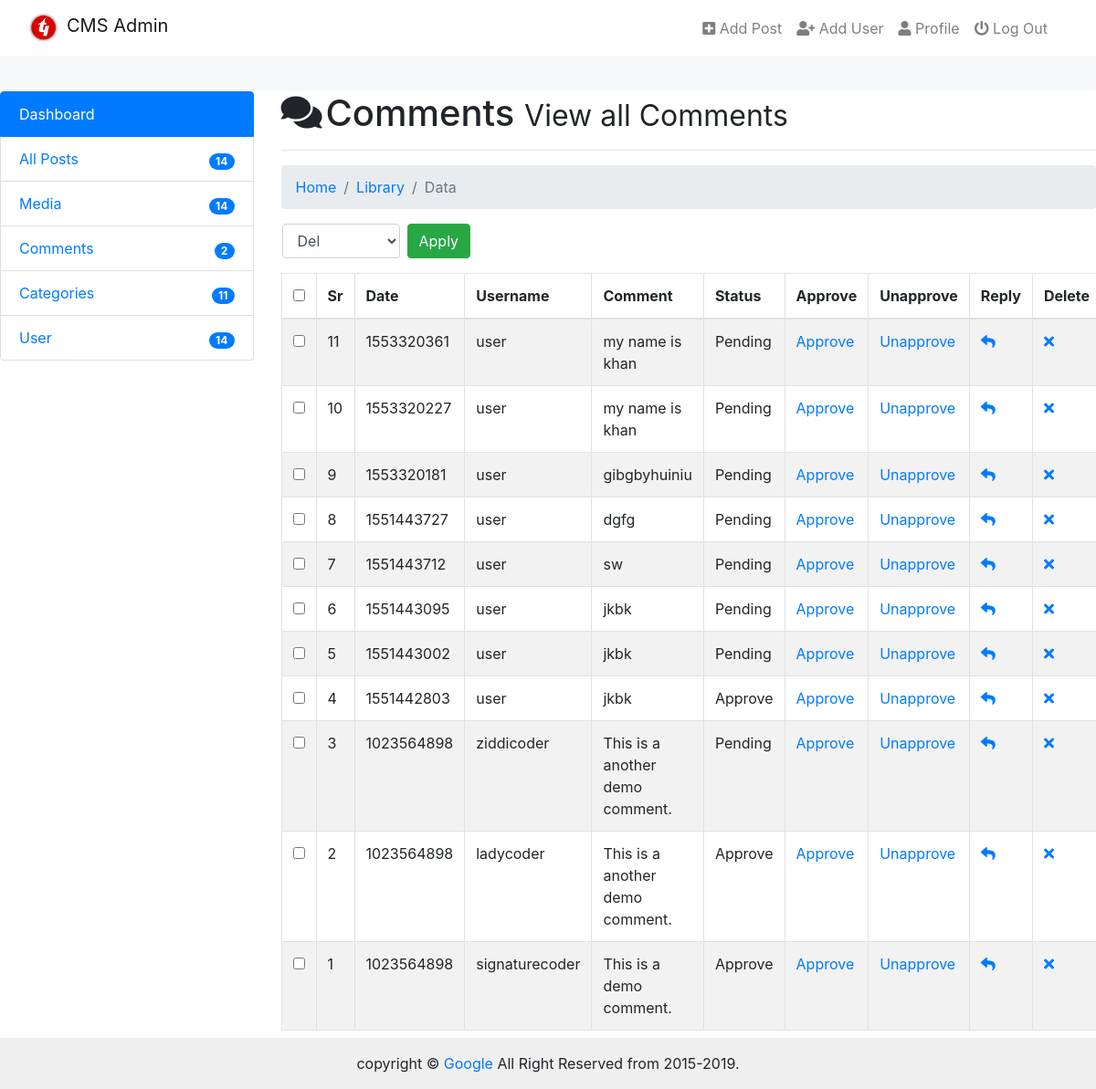
/admin/admin_comment.php (signed in), run on an earlier commit of the app's database.
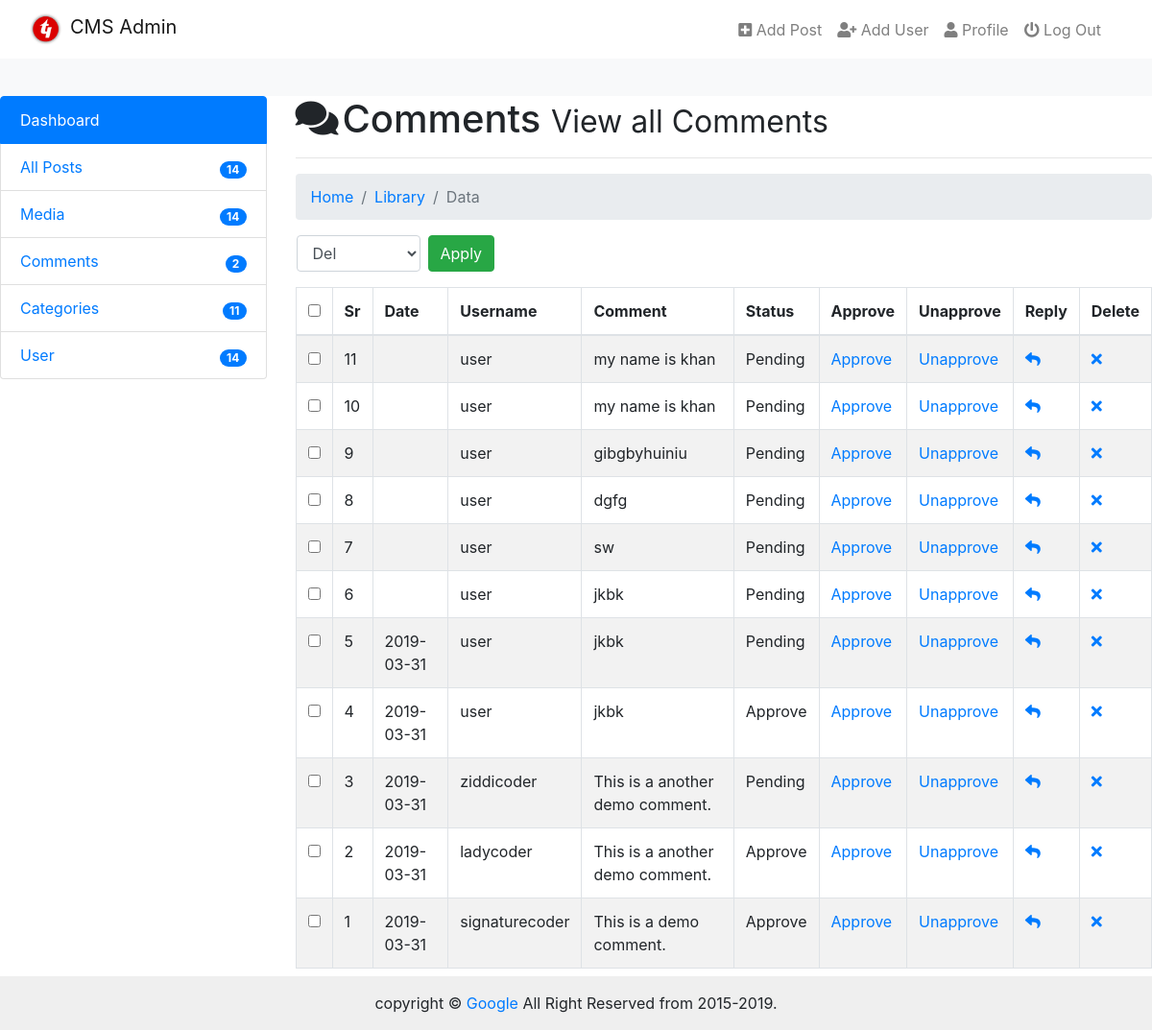
And on a later commit of the database.
### tables this page shows
CREATE TABLE IF NOT EXISTS `comments` (
  `id` int(11) NOT NULL AUTO_INCREMENT,
  `date` date DEFAULT NULL,
  `name` varchar(255) NOT NULL,
  `username` varchar(255) NOT NULL,
  `post_id` int(11) NOT NULL,
  `email` varchar(255) NOT NULL,
  `website` varchar(255) NOT NULL,
  `image` varchar(255) NOT NULL,
  `comment` text NOT NULL,
  `status` varchar(255) NOT NULL,
  PRIMARY KEY (`id`)
);

### admin/admin_comment.php (the view, shortened to what this page needs)
<?php require_once('includes/header.php');
?>
</head>
<body>
    <?php require_once('includes/navbar.php');?>
    <div class="cointainer-fluid">
        <div class="row">
           <div class="col-md-3">
            <?php require_once('includes/sidebar.php');?>
            </div>
            <div class="col-md-9">
                <h1><i class="fas fa-comments mr-1"></i>Comments <small>View all Comments</small></h1><hr>
                <nav aria-label="breadcrumb">
                  <ol class="breadcrumb">
                    <li class="breadcrumb-item"><a href="#">Home</a></li>
                    <li class="breadcrumb-item"><a href="#">Library</a></li>
                    <li class="breadcrumb-item active" aria-current="page">Data</li>
                  </ol>
                </nav>
                      <?php
                           $query = "SELECT * FROM comments ORDER BY id DESC";
                           $run = mysqli_query($con, $query);
                           if(mysqli_num_rows($run) > 0){
                         ?>
                       <form action="" method="post">
                        <div class="row">
                            <div class="col-sm-8">
                                    <div class="row">
                                        <div class="col-xs-4">
                                            <div class="form-group ml-3">
                                                <select name="bulk-options" id="selectallboxes" class="form-control">
                                                    <option value="delete">Del</option>
                                                </select>
                                            </div>
                                        </div>
                                        <div class="col-xs-8 ml-2">
                                            <input type="submit" class="btn btn-success" value="Apply">
                                        </div>
                                 </div>
                            </div>
                        </div>
                        <table class="table table-bordered table-striped table-hover">
                            <thead>
                                <tr>
                                   <th><input type="checkbox" id="selectallboxes"></th>
                                    <th>Sr</th>
                                    <th>Date</th>
                                    <th>Username</th>
                                    <th>Comment</th>
                                    <th>Status</th>
                                    <th>Approve</th>
                                    <th>Unapprove</th>
                                    <th>Reply</th>
                                    <th>Delete</th>
                                </tr>
                            </thead>
                            <tbody>
                             <?php
                               while($row = mysqli_fetch_array($run)){
                                   $id = $row['id'];
                                   $username = $row['username'];
                                   $status = $row['status'];
                                   $comment = $row['comment'];
                                   $post_id = $row['post_id'];
                                   $date = $row['date'];
                                ?>
                                <tr>
                                    <td><input type="checkbox" class="checkboxes" name="checkboxes[]" value="<?php echo $id;?>"></td>
                                    <td><?php echo $id;?></td>
                                    <td><?php echo $date;?></td>
                                    <td><?php echo $username;?></td>
                                    <td><?php echo $comment;?></td>
                                    <td><?php echo ucfirst($status);?></td>
                                    <td><a href="admin_comment.php?Approve=<?php echo $id;?>">Approve</a></td>
                                    <td><a href="admin_comment.php?Unapprove=<?php echo $id;?>">Unapprove</a></td>
                                    <td><a href="admin_comment.php?Reply=<?php echo $post_id;?>"><i class="fas fa-reply"></i></a></td>
                                    <td><a href="admin_comment.php?del=<?php echo $id;?>"><i class="fa fa-times"></i></a></td>
                                </tr>
                                <?php }?>
                            </tbody>
                        </table>
                        <?php
                    }
                           else{
                               echo "<center><h2>NO USER AVAILABLE NOW</h2></center>";
                           }
                    ?>
                    </form>
            </div>
        </div>
    </div>
<?php require_once('includes/footer.php')?>

### admin/includes/header.php (shortened to what this page needs)
<!doctype html>
<html lang="en">
<head>
	<link rel="stylesheet" href="../fontawesome/css/all.css">
	<link rel="stylesheet" href="../css/bootstrap.min.css">
	<link rel="stylesheet" href="css/admin.css">

### admin/includes/navbar.php (shortened to what this page needs)
  <nav class="navbar navbar-expand-lg navbar-light bg-white fixed-top ">
    <div class="container">
      <a class="navbar-brand" href="../index.php">
       <div class="row">
         <div class="col-xs-4"> <img src="img/technoLogo1.png" alt="techno logo" width="35px"></div>
         <div class="col-xs-8 pl-2"> CMS Admin</div>
       </div>
     </a>
    <div class="collapse navbar-collapse" id="navbarSupportedContent">
      <ul class="navbar-nav ml-auto">
        <li class="nav-item">
          <a class="nav-link" href="admin_add_post.php"><i class="fa fa-plus-square"></i>  Add Post</a>
        </li>
        <li class="nav-item">
          <a class="nav-link" href="admin_add_user.php"><i class="fa fa-user-plus"></i> Add User</a>
        </li>
        <li class="nav-item">
          <a class="nav-link" href="admin_profile.php"><i class="fa fa-user"></i> Profile</a>
        </li>
        <li class="nav-item">
          <a class="nav-link" href="admin_logout.php"><i class="fa fa-power-off"></i> Log Out</a>
        </li>
      </ul>
    </div>
  </div>
</nav>

### admin/includes/sidebar.php
<ul class="list-group">
 <a href="index.php" class="list-group-item active">Dashboard</a>
  <a href="admin_post.php" class="list-group-item d-flex justify-content-between align-items-end">
    All Posts
    <span class="badge badge-primary badge-pill">14</span>
  </a>
  <a href="admin_media.php" class="list-group-item d-flex justify-content-between align-items-end">
    Media
    <span class="badge badge-primary badge-pill">14</span>
  </a>
  <a href="admin_comment.php"  class="list-group-item d-flex justify-content-between align-items-end">
    Comments
    <span class="badge badge-primary badge-pill">2</span>
  </a>
  <a href="admin_category.php"  class="list-group-item d-flex justify-content-between align-items-end">
    Categories
    <span class="badge badge-primary badge-pill">11</span>
  </a>
  <a href="admin_user.php"  class="list-group-item d-flex justify-content-between align-items-end">
    User
    <span class="badge badge-primary badge-pill">14</span>
  </a>
</ul>

### admin/includes/footer.php (shortened to what this page needs)
<footer>
  <div class="cointainer">
   copyright &copy; <a href="https://www.google.com/">Google</a> All Right Reserved from 2015-<?php echo date('Y')?>.
 </div>
</footer>
</body>
</html>

### admin/css/admin.css (style rules this page uses)
html { height: 100%; background: #f8f9fa; }
body { margin-top: 100px; position: relative; padding-bottom: 3rem; min-height: 100%; }
footer { position: absolute; right: 0; bottom: 0; left: 0; padding: 1rem; background-color: #efefef; text-align: center; }

What changed in the data, as far as the page shows it:
changed comments id 11: date "1553320361" → (not shown)
changed comments id 10: date "1553320227" → (not shown)
changed comments "gibgbyhuiniu": date "1553320181" → (not shown)
changed comments "dgfg": date "1551443727" → (not shown)
changed comments "sw": date "1551443712" → (not shown)
changed comments id 6: date "1551443095" → (not shown)
changed comments id 5: date "1551443002" → "2019-03-31"
changed comments id 4: date "1551442803" → "2019-03-31"
changed comments "ziddicoder": date "1023564898" → "2019-03-31"
changed comments "ladycoder": date "1023564898" → "2019-03-31"
changed comments "signaturecoder": date "1023564898" → "2019-03-31"
